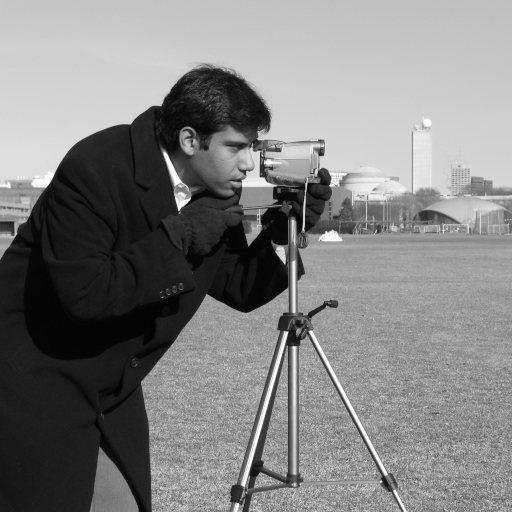
#> input picture skimage.data.camera(), 512 x 512 px
$ python daisy.py
#> lines starting #> are read from the running program, lines starting #| are printed output that depends on the picture
from skimage.feature import daisy
from skimage import data, color, io

import matplotlib.pyplot as plt

img = data.camera()
#> img is the input picture: shape (512, 512); min 0, max 255, mean 129.1
print(img.shape)
#| (512, 512)
img1 = color.rgb2gray(io.imread("data/irl/scene_zipped/scene_l_1_u.jpeg"))
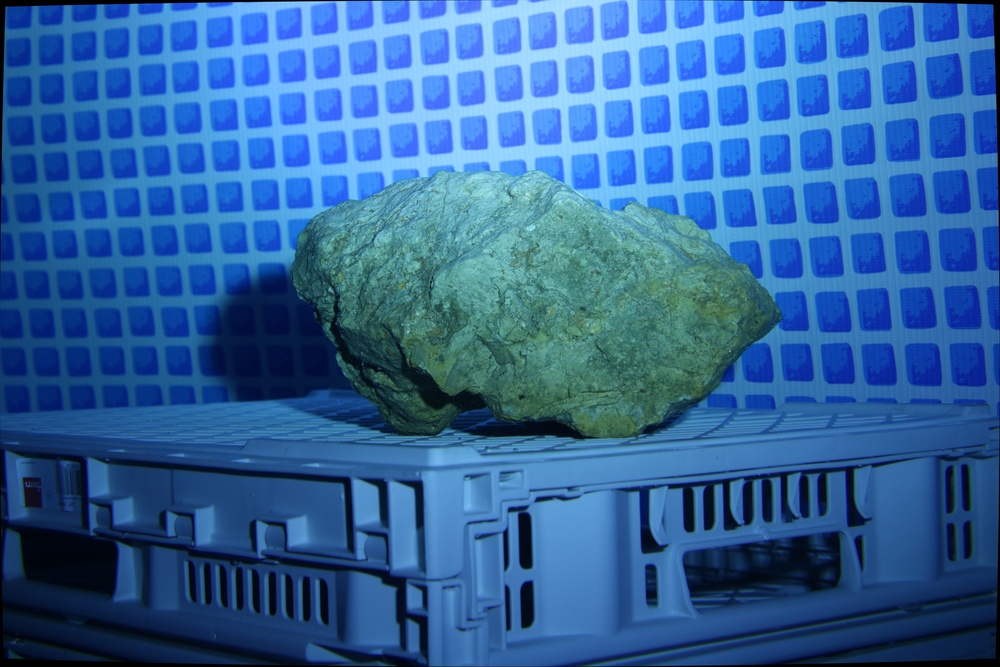
#> input picture data/irl/scene_zipped/scene_l_1_u.jpeg, 1000 x 667 px, shrunk from 3000 x 2000 before the run, found by its file name
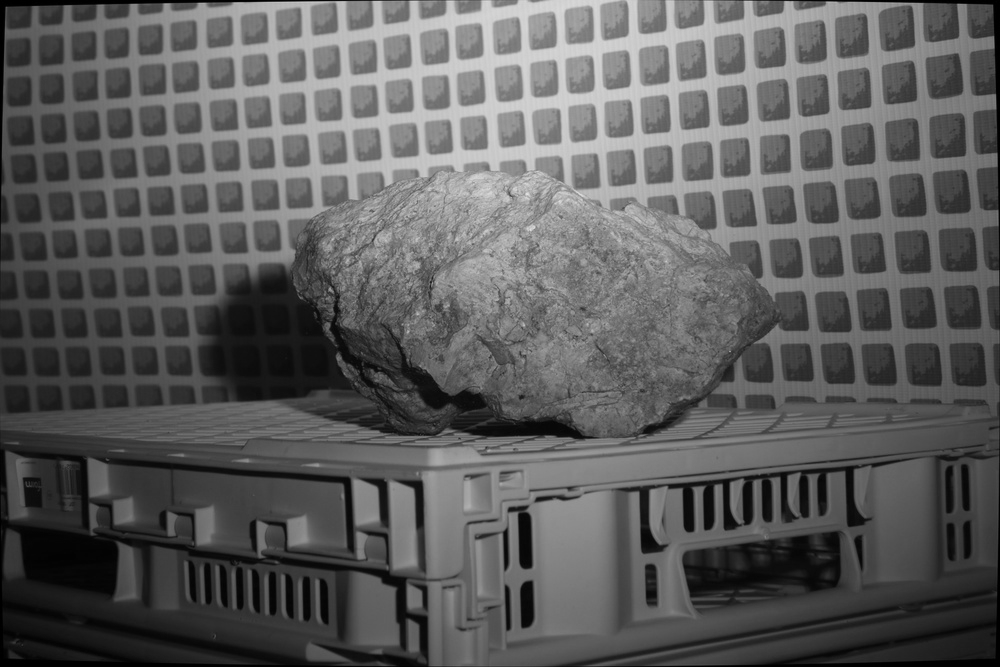
#> img1: shape (667, 1000) float64; min 0, max 0.888, mean 0.362
descs, descs_img = daisy(img1, step=200, radius=100, rings=2, histograms=8, orientations=8, visualize=True)
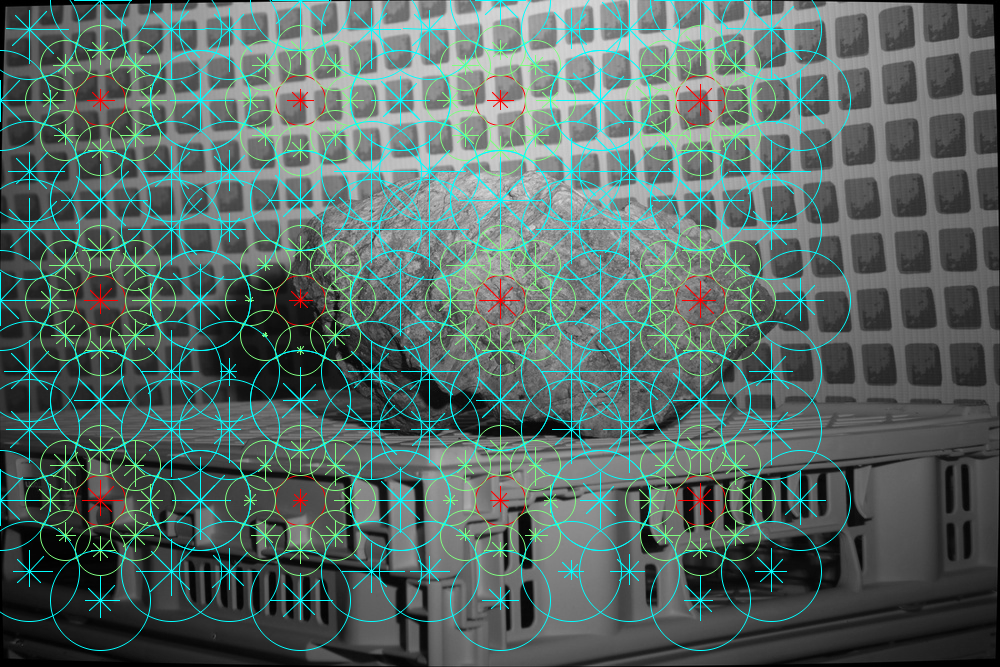
#> descs_img: shape (667, 1000, 3) float64; mean of channels 0, 1, 2 0.344, 0.415, 0.399; drawn as R, G, B

fig, ax = plt.subplots()
ax.axis("off")
ax.imshow(descs_img)
plt.show()
